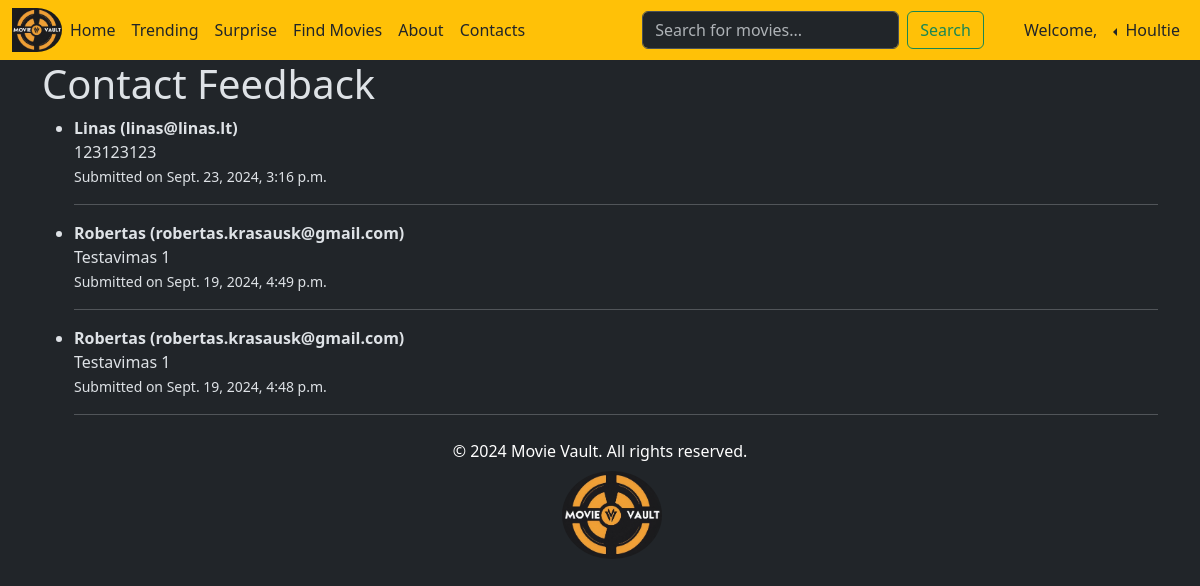
Screenshot of /contacts/feedback/ (signed in) with the database file from the repository.
### movie_vault/models.py (models this page shows, shortened)
class ContactFeedback(models.Model):
    name = models.CharField(
        max_length=255
    )  # CharField is used for short text fields. max_length=255 limits the length of the name
    email = (
        models.EmailField()
    )  # EmailField automatically validates that the input is a valid email address
    message = (
        models.TextField()
    )  # TextField is used for larger text input like messages or feedback
    created_at = models.DateTimeField(auto_now_add=True)

### movie_vault/views.py (the view)
# urls.py: path("contacts/feedback/", feedback_view, name="contacts_feedback"),
@user_passes_test(is_superuser)
def feedback_view(request):
    feedback_list = ContactFeedback.objects.all().order_by("-created_at")
    return render(request, "contacts_feedback.html", {"feedback_list": feedback_list})

### movie_vault/views.py (called while the page is built)
def is_superuser(user):
    return user.is_superuser  # Returns True if the user is a superuser, otherwise False

### templates/contacts_feedback.html
{% extends "base.html" %}
{% block content %}
<h1>Contact Feedback</h1>
<ul>
    {% for feedback in feedback_list %}
    <li>
        <strong>{{ feedback.name }} ({{ feedback.email }})</strong><br>
        {{ feedback.message }}<br>
        <small>Submitted on {{ feedback.created_at }}</small>
    </li>
    <hr>
    {% endfor %}
</ul>
{% endblock %}

### movies/templates/base.html (shortened to what this page needs)
<!doctype html>
{% load static %}
<html lang="en" data-bs-theme="dark">
  <head>
    <link href="https://cdn.jsdelivr.net/npm/bootstrap@5.3.3/dist/css/bootstrap.min.css" rel="stylesheet">
  </head>
  <header>
    <nav class="navbar navbar-expand-lg bg-warning">
      <div class="container-fluid">
        <img src="{% static 'images/movie-vault1.png' %}" class="rounded-end-circle" style="width: 50px; height: auto;">
        <div class="collapse navbar-collapse" id="navbarNavDropdown">
          <ul class="navbar-nav me-auto mb-2 mb-lg-0">
            <li class="nav-item">
              <a class="nav-link active text-dark" aria-current="page" href="{% url 'home' %}">Home</a>
            </li>
            <li class="nav-item">
              <a class="nav-link text-dark" href="{% url 'trending_movies' %}">Trending</a>
            </li>
            <li class="nav-item">
              <a class="nav-link text-dark" href="{% url 'movies_random' %}">Surprise</a>
            </li>
            <li class="nav-item">
              <a class="nav-link text-dark" href="{% url 'filter_movies' %}">Find Movies</a>
            </li>
            <li class="nav-item">
              <a class="nav-link text-dark" href="{% url 'about' %}">About</a>
            </li>
            <li class="nav-item">
              <a class="nav-link text-dark" href="{% url 'contacts' %}">Contacts</a>
            </li>
          </ul>
         <ul class="navbar-nav mb-2 mb-lg-0">
              <form class="d-flex" role="search" method="GET" action="{% url 'movie_search' %}">
                  <input class="form-control me-2" type="search" name="query" placeholder="Search for movies..." aria-label="Search">
                  <button class="btn btn-outline-success" type="submit">Search</button>
              </form>
          </ul>
          <ul class="navbar-nav mb-2 mb-lg-0">
          {% if user.is_authenticated %}
            <li class="nav-item">
              <a class="nav-link disabled text-dark" aria-disabled="true">Welcome,</a>
            </li>
            <li class="nav-item dropstart">
              <a class="nav-link dropdown-toggle text-dark" href="#" role="button" data-bs-toggle="dropdown" aria-expanded="false">
                {{ user.username }}
              </a>
            </li>
          {% else %}
            <li class="nav-item">
                <a class="navbar-brand text-dark" href="{% url 'user_settings' %}">Login</a>
            </li>
          {% endif %}
          </ul>
        </div>
      </div>
    </nav>
  </header>
  <body>
      <div class="container bg-dark">
        {% block content %}
        {% endblock %}
      </div>
      <footer class="footer">
        <div class="container">
            <span class="d-block p-2 text-bg-dark text-center">© 2024 Movie Vault. All rights reserved.</span>
        </div>
        <div class="container" style="width: 100px;">
          <img src="{% static 'images/movie-vault1.png' %}" class="rounded-circle" style="width: 100px; height: auto;">
        </div>
      </footer>
  </body>
</html>

### rows the page displays
ContactFeedback: name "Linas", email "linas@linas.lt", message "123123123", created_at "Sept. 23, 2024, 3:16 p.m."
ContactFeedback: name "Robertas", email "robertas.krasausk@gmail.com", message "Testavimas 1", created_at "Sept. 19, 2024, 4:49 p.m."
ContactFeedback: name "Robertas", email "robertas.krasausk@gmail.com", message "Testavimas 1", created_at "Sept. 19, 2024, 4:48 p.m."

### other values shown
{{ user.username }} "Houltie"
